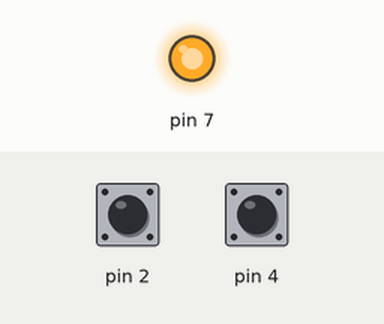
The sketch below on a simulated Arduino Uno, built with avr-gcc and run on an emulated ATmega328P. On the bench: output pins drawn as LEDs (lit = HIGH). Inputs (shaded band) come from the test bench; at power-on: pin 4 HIGH, pin 2 HIGH.

Above: at 1.2 s.
1.3 s: pin 4 pulsed LOW 5 times (0.12 s each, 0.3 s apart)
4.3 s: pin 2 pulled LOW for 0.15 s
At 4.65 s:
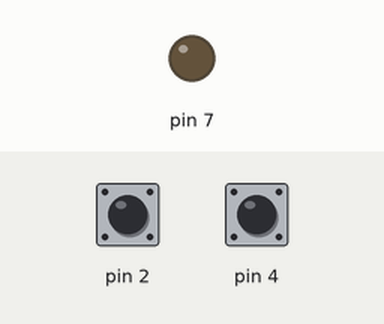
7.3 s: pin 4 pulled LOW for 0.15 s
8.9 s: pin 4 pulled LOW for 1 s
At 9.5 s:
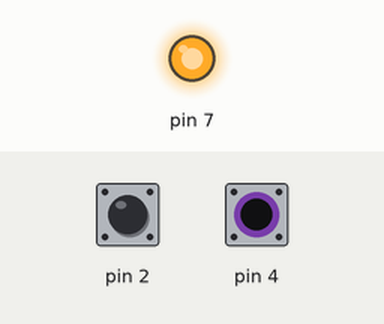
11.4 s: pin 4 pulled LOW for 3.2 s
At 12.3 s:
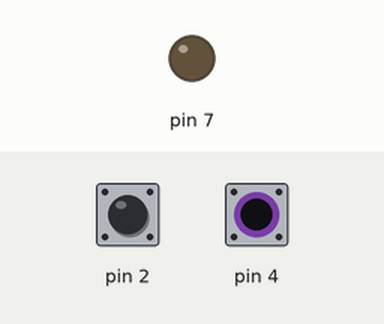
Timing chart, 0 to 14.4 s (numbered marks = the images above; inputs shaded):
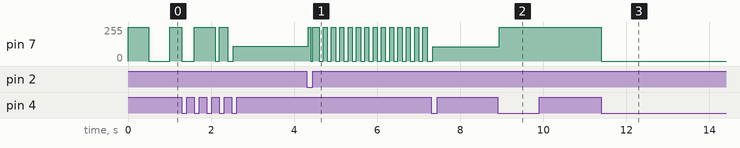

Measured:
- after the input at 4.3 s, pin 7: goes 255/255 0.06 s, 0/255 0.05 s, 255/255 0.15 s, 13 × (0/255 0.10 s, 255/255 0.10 s), then 0/255, starting at once
- after the input at 8.9 s, pin 7: 106/255 → 255/255 at once
- after the input at 11.4 s, pin 7: 255/255 → 0/255 at once

The sketch:

Laboratory_3.ino
```cpp
//1
volatile int dt = 500;

ISR(INT0_vect){
  PORTD ^= (1 << PD7);

  if((PIND & (1 << PD2)) == 0) dt += 100;
}

ISR(PCINT2_vect){
  if((PIND & (1 << PD4)) == 0) PORTD ^= (1 << PD7);

  if((PIND & (1 << PD4)) == 0) dt -= 100;
}

void setup_interrupts(){
  cli();

  DDRD &= ~(1 << PD2) & ~(1 << PD4);
  PORTD |= (1 << PD2) | (1 << PD4);

  EICRA |= (1 << ISC00);
  PCICR |= (1 << PCIE2);

  EIMSK |= (1 << INT0);
  PCMSK2 |= (1 << PCINT20);

  sei();
}

void setup(){
  setup_interrupts();
  DDRD |= (1 << PD7);
  PORTD &= ~(1 << PD7);
}

//2
void loop(){
  PORTD |= (1 << PD7);
  delay(dt);
  PORTD &= ~(1 << PD7);
  delay(dt);
}
```
